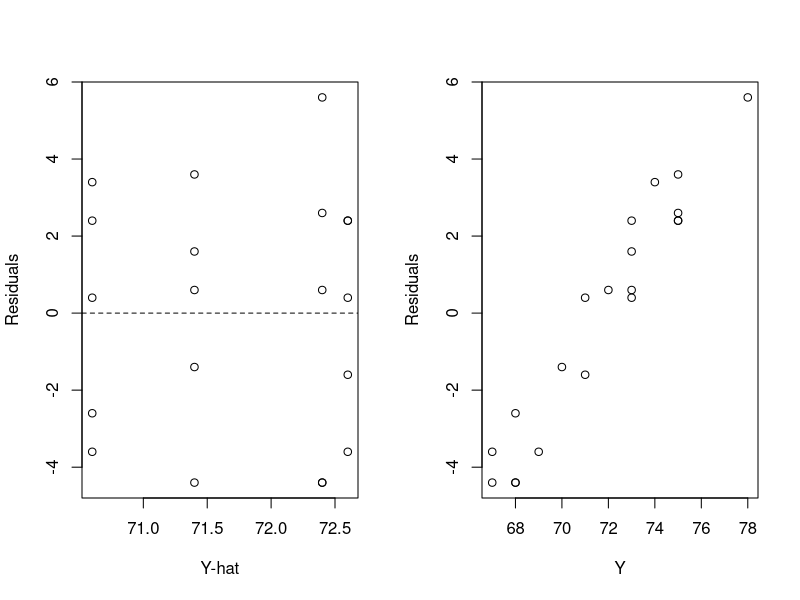
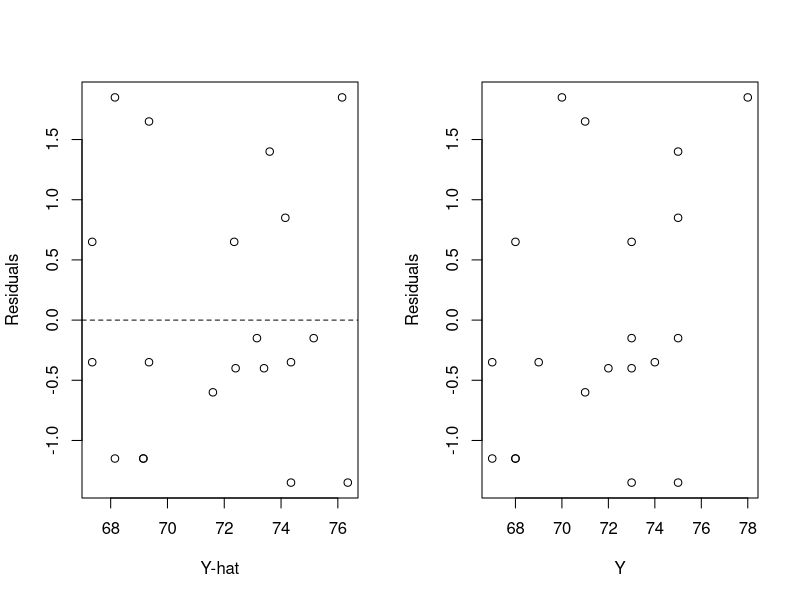
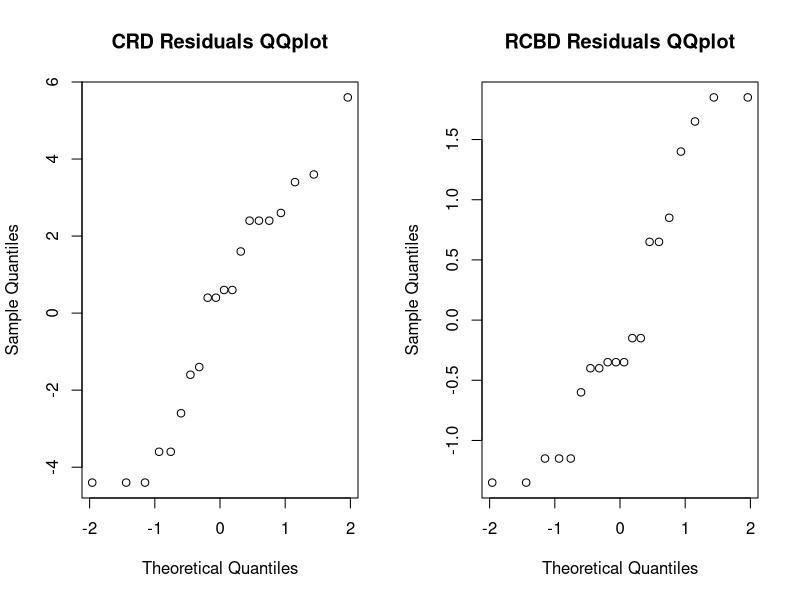

These charts were generated, in order, by the following R code:
## lect 10-4
## a
b = 5
a = 4
data = matrix(0, ncol = b, nrow = a)
data[1,] = c(73, 68, 74, 71, 67)
data[2,] = c(73, 67, 75, 72, 70)
data[3,] = c(75, 68, 78, 73, 68)
data[4,] = c(73, 71, 75, 75, 69)

y <- as.vector(t(data))
A <- as.factor(rep(c(1:a), each=b))
B <- as.factor(rep(c(1:b), times=a))

SSE <- summary.aov(lm(y~A+B))[[1]]$`Sum Sq`[3]
F_block <- summary.aov(lm(y~A+B))[[1]]$`F value`[2]
F_treat <- summary.aov(lm(y~A+B))[[1]]$`F value`[1]

## b
lm1 <- summary.aov(lm(y~B))[[1]]
SSE1 <- lm1$`Sum Sq`[2]

## c 
lm2 <- summary.aov(lm(y~A))[[1]]
SSE2 <- lm2$`Sum Sq`[2]

## d
((SSE1 - SSE)/(a-1)) / (SSE/((a-1)*(b-1)))

((SSE2 - SSE)/(b-1)) / (SSE/((a-1)*(b-1)))

## lect 11-1
## a
b = 5
a = 4
data = matrix(0, ncol = b, nrow = a)
data[1,] = c(73, 68, 74, 71, 67)
data[2,] = c(73, 67, 75, 72, 70)
data[3,] = c(75, 68, 78, 73, 68)
data[4,] = c(73, 71, 75, 75, 69)


## B <- as.factor(rep(c(1:b), times=a))

y <- as.vector(t(data))
grand_mean <- mean(y)
SSTr <- sum((apply(data, 1, mean) - grand_mean)^2) * b
SSE <- sum(apply(data, 1, var)) * (b-1)
F_ratio <- (SSTr / (a-1)) / (SSE / (a*b - a))
p_val <- pf(F_ratio, df1 = a-1, df2=a*b - a, lower.tail = F)

## b
A <- as.factor(rep(c(1:a), each=b))
B <- as.factor(rep(c(1:b), times=a))

yi. <- apply(data, 1, mean)
y.j <- apply(data, 2, mean)
SStr <- b * sum((yi. - grand_mean)^2)
SSbl <- a * sum((y.j - grand_mean)^2)
SST <- sum((y - grand_mean)^2)
SSE <- SST - SStr - SSbl
F_ratio <- (SStr / (a-1)) / (SSE / ((a-1)*(b-1)))
p_val <- pf(F_ratio, df1=a-1, df2=(a-1) * (b-1), lower.tail = F)

## c
y_hat <- rep(yi., each=b)
resid <- y - y_hat
par(mfrow=c(1,2))
plot(x=y_hat, y=resid, xlab='Y-hat', ylab='Residuals')
abline(h=0, lty=2)
plot(x=y, y=resid, xlab='Y', ylab='Residuals')

## d
y_hat <- rep(yi., each=b) + rep(y.j, times=a) - grand_mean
resid <- y - y_hat
par(mfrow=c(1,2))
plot(x=y_hat, y=resid, xlab='Y-hat', ylab='Residuals')
abline(h=0, lty=2)
plot(x=y, y=resid, xlab='Y', ylab='Residuals')

## e
y_hat1 <- rep(yi., each=b)
resid1 <- y - y_hat1
y_hat2 <- rep(yi., each=b) + rep(y.j, times=a) - grand_mean
resid2 <- y - y_hat2
par(mfrow=c(1,2))
qqnorm(resid1, main='CRD Residuals QQplot')
qqnorm(resid2, main='RCBD Residuals QQplot')




